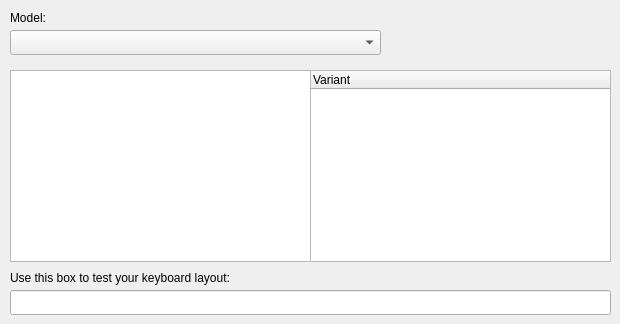
       <widget class="QWidget" name="keyboardPage">
        <widget class="QComboBox" name="keyboardModelComboBox">
         <property name="geometry">
          <rect>
           <x>10</x>
           <y>30</y>
           <width>371</width>
           <height>25</height>
          </rect>
         </property>
        </widget>
        <widget class="QLineEdit" name="lineEdit">
         <property name="geometry">
          <rect>
           <x>10</x>
           <y>290</y>
           <width>601</width>
           <height>25</height>
          </rect>
         </property>
        </widget>
        <widget class="QLabel" name="label_2">
         <property name="geometry">
          <rect>
           <x>10</x>
           <y>270</y>
           <width>601</width>
           <height>16</height>
          </rect>
         </property>
         <property name="text">
          <string>Use this box to test your keyboard layout:</string>
         </property>
        </widget>
        <widget class="QLabel" name="label_3">
         <property name="geometry">
          <rect>
           <x>10</x>
           <y>10</y>
           <width>56</width>
           <height>15</height>
          </rect>
         </property>
         <property name="text">
          <string>Model:</string>
         </property>
        </widget>
        <widget class="QTableWidget" name="keyboardLayoutTableWidget">
         <property name="geometry">
          <rect>
           <x>10</x>
           <y>70</y>
           <width>301</width>
           <height>192</height>
          </rect>
         </property>
         <property name="autoScroll">
          <bool>true</bool>
         </property>
         <property name="editTriggers">
          <set>QAbstractItemView::NoEditTriggers</set>
         </property>
         <property name="dragDropOverwriteMode">
          <bool>false</bool>
         </property>
         <property name="selectionMode">
          <enum>QAbstractItemView::SingleSelection</enum>
         </property>
         <property name="showGrid">
          <bool>false</bool>
         </property>
         <property name="gridStyle">
          <enum>Qt::NoPen</enum>
         </property>
         <property name="sortingEnabled">
          <bool>true</bool>
         </property>
         <property name="wordWrap">
          <bool>true</bool>
         </property>
         <property name="cornerButtonEnabled">
          <bool>false</bool>
         </property>
         <attribute name="horizontalHeaderVisible">
          <bool>false</bool>
         </attribute>
         <attribute name="horizontalHeaderCascadingSectionResizes">
          <bool>false</bool>
         </attribute>
         <attribute name="horizontalHeaderDefaultSectionSize">
          <number>100</number>
         </attribute>
         <attribute name="horizontalHeaderHighlightSections">
          <bool>true</bool>
         </attribute>
         <attribute name="horizontalHeaderMinimumSectionSize">
          <number>19</number>
         </attribute>
         <attribute name="horizontalHeaderShowSortIndicator" stdset="0">
          <bool>true</bool>
         </attribute>
         <attribute name="horizontalHeaderStretchLastSection">
          <bool>true</bool>
         </attribute>
         <attribute name="verticalHeaderDefaultSectionSize">
          <number>16</number>
         </attribute>
         <attribute name="verticalHeaderMinimumSectionSize">
          <number>16</number>
         </attribute>
         <column>
          <property name="text">
           <string>Layout</string>
          </property>
          <property name="textAlignment">
           <set>AlignLeft|AlignVCenter</set>
          </property>
         </column>
        </widget>
        <widget class="QTableWidget" name="keyboardVariantTableWidget">
         <property name="geometry">
          <rect>
           <x>310</x>
           <y>70</y>
           <width>301</width>
           <height>192</height>
          </rect>
         </property>
         <property name="editTriggers">
          <set>QAbstractItemView::NoEditTriggers</set>
         </property>
         <property name="dragDropOverwriteMode">
          <bool>false</bool>
         </property>
         <property name="selectionMode">
          <enum>QAbstractItemView::SingleSelection</enum>
         </property>
         <property name="showGrid">
          <bool>false</bool>
         </property>
         <property name="gridStyle">
          <enum>Qt::NoPen</enum>
         </property>
         <property name="sortingEnabled">
          <bool>true</bool>
         </property>
         <property name="cornerButtonEnabled">
          <bool>false</bool>
         </property>
         <attribute name="horizontalHeaderStretchLastSection">
          <bool>true</bool>
         </attribute>
         <attribute name="verticalHeaderDefaultSectionSize">
          <number>16</number>
         </attribute>
         <attribute name="verticalHeaderMinimumSectionSize">
          <number>16</number>
         </attribute>
         <column>
          <property name="text">
           <string>Variant</string>
          </property>
          <property name="textAlignment">
           <set>AlignLeft|AlignVCenter</set>
          </property>
         </column>
        </widget>
       </widget>
